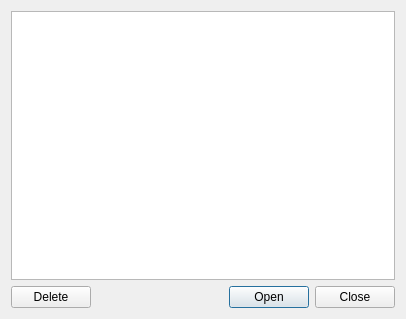
<?xml version="1.0" encoding="UTF-8"?>
<ui version="4.0">
 <class>OpeningDialog</class>
 <widget class="QDialog" name="OpeningDialog">
  <property name="geometry">
   <rect>
    <x>0</x>
    <y>0</y>
    <width>406</width>
    <height>319</height>
   </rect>
  </property>
  <property name="windowTitle">
   <string>Open a test case</string>
  </property>
  <layout class="QVBoxLayout" name="verticalLayout">
   <item>
    <widget class="QTreeView" name="treeView">
     <property name="rootIsDecorated">
      <bool>false</bool>
     </property>
     <property name="sortingEnabled">
      <bool>true</bool>
     </property>
    </widget>
   </item>
   <item>
    <layout class="QHBoxLayout" name="horizontalLayout">
     <item>
      <widget class="QPushButton" name="deleteButton">
       <property name="text">
        <string>Delete</string>
       </property>
      </widget>
     </item>
     <item>
      <widget class="QDialogButtonBox" name="buttonBox">
       <property name="orientation">
        <enum>Qt::Horizontal</enum>
       </property>
       <property name="standardButtons">
        <set>QDialogButtonBox::Close|QDialogButtonBox::Open</set>
       </property>
      </widget>
     </item>
    </layout>
   </item>
  </layout>
 </widget>
 <resources/>
 <connections>
  <connection>
   <sender>buttonBox</sender>
   <signal>accepted()</signal>
   <receiver>OpeningDialog</receiver>
   <slot>accept()</slot>
   <hints>
    <hint type="sourcelabel">
     <x>248</x>
     <y>254</y>
    </hint>
    <hint type="destinationlabel">
     <x>157</x>
     <y>274</y>
    </hint>
   </hints>
  </connection>
  <connection>
   <sender>buttonBox</sender>
   <signal>rejected()</signal>
   <receiver>OpeningDialog</receiver>
   <slot>reject()</slot>
   <hints>
    <hint type="sourcelabel">
     <x>316</x>
     <y>260</y>
    </hint>
    <hint type="destinationlabel">
     <x>286</x>
     <y>274</y>
    </hint>
   </hints>
  </connection>
 </connections>
</ui>
